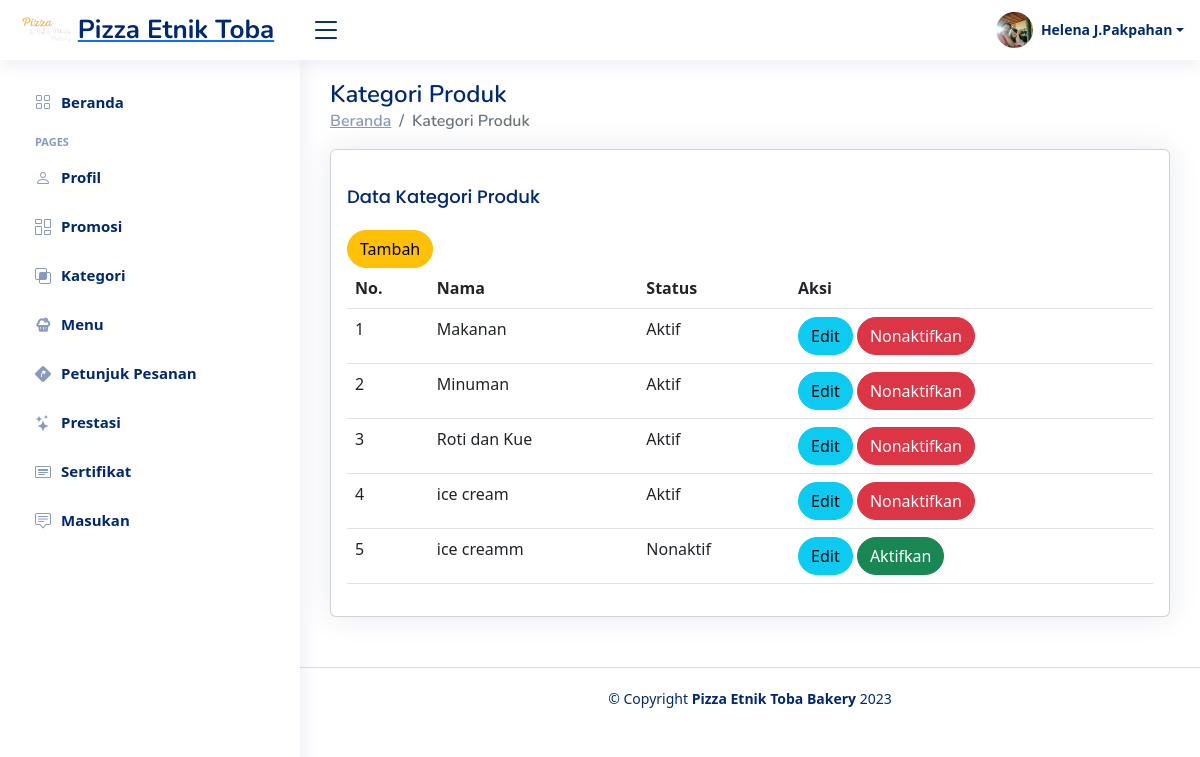
The app's page /Website/Admin/kategori.php (signed in), older data.
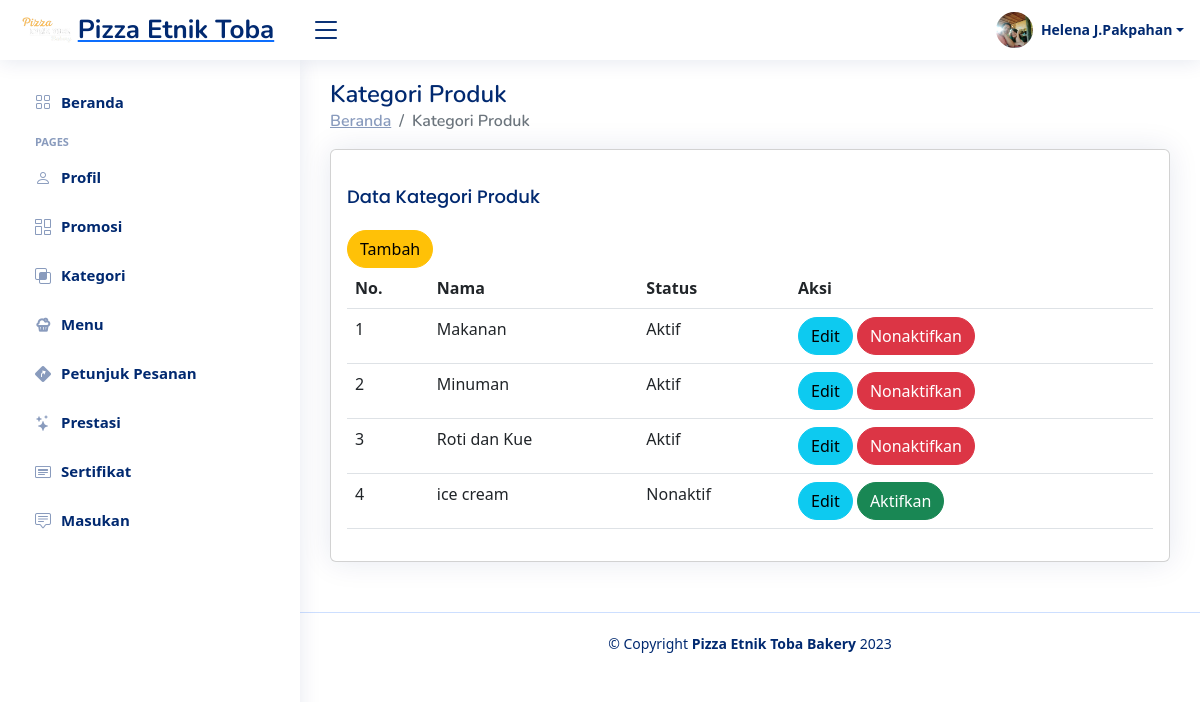
The same page, newer data.
### tables this page shows
CREATE TABLE `kategori` (
  `id_kategori` int(11) NOT NULL,
  `nama_kategori` varchar(100) NOT NULL,
  `status` enum('Aktif','Nonaktif') NOT NULL DEFAULT 'Aktif'
);

### Website/Admin/kategori.php (the view, shortened to what this page needs)
<!DOCTYPE html>
<html lang="en">
<head>
    <link rel="stylesheet" href="style.css">
    <link href="vendor/bootstrap/css/bootstrap.min.css" rel="stylesheet">
    <link href="vendor/bootstrap-icons/bootstrap-icons.css" rel="stylesheet">
    <link href="vendor/boxicons/css/boxicons.min.css" rel="stylesheet">
    <link href="vendor/quill/quill.snow.css" rel="stylesheet">
    <link href="vendor/quill/quill.bubble.css" rel="stylesheet">
    <link href="vendor/remixicon/remixicon.css" rel="stylesheet">
    <link href="vendor/simple-datatables/style.css" rel="stylesheet">
</head>
<?php include 'header.php' ?>
<?php include 'sidebar.php' ?>
<main id="main" class="main">
    <div class="pagetitle">
        <h1>Kategori Produk</h1>
        <nav>
            <ol class="breadcrumb">
                <li class="breadcrumb-item"><a href="index.php">Beranda</a></li>
                <li class="breadcrumb-item active">Kategori Produk</li>
            </ol>
        </nav>
    </div>
    <section class="section">
        <div class="row">
            <div class="col-lg-12">
                <div class="card">
                    <div class="card-body">
                        <h5 class="card-title">Data Kategori Produk</h5>
                        <a href="add-kategori.php"><button type="button" class="btn btn-warning rounded-pill">Tambah</button></a>
                        <div class="table-responsive">
                        <table class="table datatable">
                            <thead>
                                <tr>
                                    <th scope="col">No.</th>
                                    <th scope="col">Nama</th>
                                    <th scope="col">Status</th>
                                    <th scope="col">Aksi</th>
                                </tr>
                            </thead>
                            <tbody>
                                <?php
                                $no = 1;
                                $query = 'SELECT * FROM kategori';
                                $result_set = $koneksi->query($query);
                                while ($row = $result_set->fetch_assoc()) {
                                ?>
                                    <tr>
                                        <td><?= $no; ?></td>
                                        <td><?= $row['nama_kategori']; ?></td>
                                        <td><?= $row['status']; ?></td>
                                        <td>
                                        <a href="edit-kategori.php?id=<?php echo $row['id_kategori']; ?>"><button type="button" class="btn btn-info rounded-pill">Edit</button></a>
                                                        <?php if ($row['status'] == 'Aktif') { ?>
                                                            <a href="status.php?id=<?php echo $row['id_kategori']; ?>&status_kategori='Nonaktif'"><button type="button" class="btn btn-danger rounded-pill">Nonaktifkan</button></a>
                                                        <?php } else { ?>
                                                            <a href="status.php?id=<?php echo $row['id_kategori']; ?>&status_kategori='Aktif'"><button type="button" class="btn btn-success rounded-pill">Aktifkan</button></a>
                                                        <?php } ?>
                                        </td>
                                    </tr>
                                <?php $no++;
                                } ?>
                            </tbody>
                        </table>
                        </div>
                    </div>
                </div>
            </div>
        </div>
    </section>
</main>
<?php include 'footer.php' ?>
</body>
</html>

Row changes from the older to the newer data that the page shows:
removed kategori: nama_kategori "ice creamm", status "Nonaktif"
changed kategori "ice cream": status "Aktif" → "Nonaktif"; status "Nonaktifkan" → "Aktifkan"
